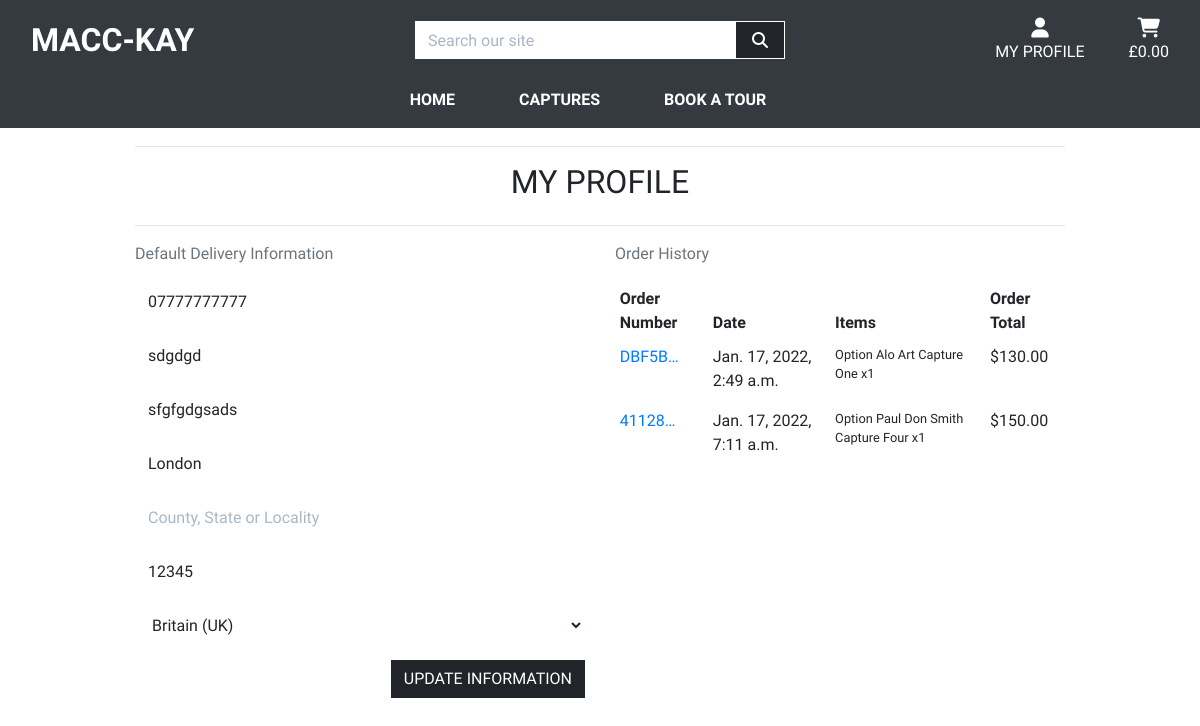
/profile/ (signed in), run on the app's committed database.
### profiles/models.py (models this page shows, shortened)
class UserProfile(models.Model):
    user = models.OneToOneField(User, on_delete=models.CASCADE)
    default_phone_number = models.CharField(
        max_length=20, null=True, blank=True)
    default_street_address1 = models.CharField(
        max_length=80, null=True, blank=True)
    default_street_address2 = models.CharField(
        max_length=80, null=True, blank=True)
    default_town_or_city = models.CharField(
        max_length=40, null=True, blank=True)
    default_county = models.CharField(max_length=80, null=True, blank=True)
    default_postcode = models.CharField(max_length=20, null=True, blank=True)
    default_country = CountryField(
        blank_label='Country', null=True, blank=True)

### checkout/models.py (models this page shows, shortened)
class Order(models.Model):
    order_number = models.CharField(max_length=32, null=False, editable=False)
    user_profile = models.ForeignKey(UserProfile, on_delete=models.SET_NULL,
                                     null=True, blank=True,
                                     related_name='orders')
    full_name = models.CharField(max_length=50, null=False, blank=False)
    email = models.EmailField(max_length=254, null=False, blank=False)
    phone_number = models.CharField(max_length=20, null=False, blank=False)
    country = CountryField(blank_label='Country *', null=False, blank=False)
    postcode = models.CharField(max_length=20, null=True, blank=True)
    town_or_city = models.CharField(max_length=40, null=False, blank=False)
    street_address1 = models.CharField(max_length=80, null=False, blank=False)
    street_address2 = models.CharField(max_length=80, null=True, blank=True)
    county = models.CharField(max_length=80, null=True, blank=True)
    date = models.DateTimeField(auto_now_add=True)
    order_total = models.DecimalField(
        max_digits=10, decimal_places=2, null=False, default=0)
    grand_total = models.DecimalField(
        max_digits=10, decimal_places=2, null=False, default=0)
    original_cart = models.TextField(null=False, blank=False, default='')
    stripe_pid = models.CharField(
        max_length=254, null=False, blank=False, default='')

class OrderLineItem(models.Model):
    order = models.ForeignKey(
        Order, null=False, blank=False,
        on_delete=models.CASCADE, related_name='lineitems')
    capture = models.ForeignKey(
        Capture, null=False, blank=False, on_delete=models.CASCADE)
    capture_option = models.CharField(
        max_length=2, null=True, blank=True)  # signed & not signed
    quantity = models.IntegerField(null=False, blank=False, default=0)
    lineitem_total = models.DecimalField(
        max_digits=6, decimal_places=2,
        null=False, blank=False, editable=False)

### captures/models.py (models this page shows, shortened)
class Capture(models.Model):
    class Meta:
        verbose_name_plural = 'Captures'
    artist = models.ForeignKey(
        'Artist', null=True, blank=True, on_delete=models.SET_NULL)
    sku = models.CharField(max_length=254, null=True, blank=True)
    name = models.CharField(max_length=254)
    description = models.TextField()
    has_option = models.BooleanField(default=False, null=True, blank=True)
    price = models.DecimalField(max_digits=6, decimal_places=2)
    image_url = models.URLField(max_length=1024, null=True, blank=True)
    image = models.ImageField(null=True, blank=True)

### profiles/views.py (the view)
# urls.py: path('profile/', include('profiles.urls')),
def profile(request):
    profile = get_object_or_404(UserProfile, user=request.user)
    if request.method == 'POST':
        form = UserProfileForm(request.POST, instance=profile)
        if form.is_valid():
            form.save()
            messages.success(request, 'Profile updated successfully')
    form = UserProfileForm(instance=profile)
    orders = profile.orders.all()
    template = 'profiles/profile.html'
    context = {
        'form': form,
        'orders': orders,
        'on_profile_page': True
    }
    return render(request, template, context)

### profiles/forms.py
class UserProfileForm(forms.ModelForm):
    class Meta:
        model = UserProfile
        exclude = ('user',)
    def __init__(self, *args, **kwargs):
        super().__init__(*args, **kwargs)
        placeholders = {
            'default_phone_number': 'Phone Number',
            'default_postcode': 'Postal Code',
            'default_town_or_city': 'Town or City',
            'default_street_address1': 'Street Address 1',
            'default_street_address2': 'Street Address 2',
            'default_county': 'County, State or Locality',
        }
        self.fields['default_phone_number'].widget.attrs['autofocus'] = True
        for field in self.fields:
            if field != 'default_country':
                if self.fields[field].required:
                    placeholder = f'{placeholders[field]} *'
                else:
                    placeholder = placeholders[field]
                self.fields[field].widget.attrs['placeholder'] = placeholder
            self.fields[field].widget.attrs['class'] = (
                'border-black rounded-0 profile-form-input')
            self.fields[field].label = False

### cart/contexts.py (called while the page is built, shortened)
def cart_contents(request):
    cart_items = []
    total = 0
    capture_count = 0
    cart = request.session.get('cart', {})
    grand_total = total
    context = {
        'cart_items': cart_items,
        'total': total,
        'capture_count': capture_count,
        'grand_total': grand_total,
    }
    return context

### profiles/templates/profiles/profile.html (shortened to what this page needs)
{% extends "base.html" %}
{% load static %}
{% block extra_css %}
    <link rel="stylesheet" href="{% static 'profiles/css/profile.css' %}">
{% endblock %}
{% block page_header %}
    <div class="container header-container">
    </div>
{% endblock %}
{% block content %}
    <div class="container">
        <div class="row">
            <div class="col">
                <hr>
                <h2 class="logo-font mb-4">My Profile</h2>
                <hr>
            </div>
        </div>
        <div class="row">
            <div class="col-12 col-lg-6">
                <p class="text-muted">Default Delivery Information</p>
                <form class="mt-3" action="{% url 'profile' %}" method="POST" id="profile-update-form">
                    {{ form|crispy }}
                    <button class="btn btn-black rounded-0 text-uppercase float-right">Update Information</button>
                </form>
            </div>
            <div class="col-12 col-lg-6">
                <p class="text-muted">Order History</p>
                <div class="order-history table-responsive">
                    <table class="table table-sm table-borderless">
                        <thead>
                            <tr>
                                <th>Order Number</th>
                                <th>Date</th>
                                <th>Items</th>
                                <th>Order Total</th>
                            </tr>
                        </thead>
                        <tbody>
                            {% for order in orders %}
                                <tr>
                                    <td>
                                        <a href="{% url 'order_history' order.order_number %}"
                                        title="{{ order.order_number }}">
                                            {{ order.order_number|truncatechars:6 }}
                                        </a>
                                    </td>
                                    <td>{{ order.date }}</td>
                                    <td>
                                        <ul class="list-unstyled">
                                            {% for item in order.lineitems.all %}
                                                <li class="small">
                                                    {% if item.capture.has_option %}
                                                        Option {{ item.capture.option|upper }}
                                                    {% endif %}{{ item.capture.name }} x{{ item.quantity }}
                                                </li>
                                            {% endfor %}
                                        </ul>
                                    </td>
                                    <td>${{ order.grand_total }}</td>
                                </tr>
                            {% endfor %}
                        </tbody>
                    </table>
                </div>
            </div>
        </div>
{% endblock %}

### static/css/base.css (style rules this page uses)
html { height: 100%; }
body { font-family: 'Chakra Petch', sans-serif; color: #212529; height: calc(100vh - 164px); }
.logo-font { text-transform: uppercase; text-align: center }
.btn-black { background: #212529 !important; color: white; border-radius: 10px; }
.border-black { border: 1px solid white !important; }
@media (min-width: 1200px) { .container { max-width: 80%; } }
@media (min-width: 992px) { .header-container { padding-top: 130px; } }

### profiles/static/profiles/css/profile.css (style rules this page uses)
.order-history { max-height: 416px; overflow-y: auto; }
#profile-update-form .form-control { color: #212529; }
#profile-update-form input::placeholder { color: #aab7c4; }
#id_default_country, #id_default_country option:not(:first-child) { color: #212529; }

### data on the page
UserProfile: default_phone_number "07777777777", default_street_address1 "sdgdgd", default_street_address2 "sfgfgdgsads", default_town_or_city "London", default_postcode "12345", default_country "Britain (UK)"
Order: order_number "DBF5B…", date "Jan. 17, 2022, 2:49 a.m.", grand_total "130.00"
OrderLineItem: capture.name "Alo Art Capture One", quantity "1"
Order: order_number "41128…", date "Jan. 17, 2022, 7:11 a.m.", grand_total "150.00"
OrderLineItem: capture.name "Paul Don Smith Capture Four", quantity "1"
